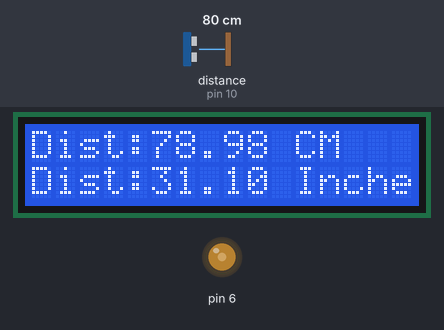
Simulated run of this sketch. Board: Arduino Uno, built with avr-gcc and run on an emulated ATmega328P. On the bench: 16×2 character LCD, output pins drawn as LEDs (lit = HIGH). Wiring (inferred from the names in the program): ultrasonic range finder: trigger pin 9; echo pin 10. Inputs (shaded band) come from the test bench; at power-on: distance to the obstacle (sensor on pin 10) 80 cm. The echo pulse lasts 58.3 µs per cm; pins used as bus, display or sensor lines are not drawn; what the sketch prints to the serial monitor is not drawn.

Above: at 1.2 s.
1.3 s: distance to the obstacle (sensor on pin 10) set to 2 cm
At 2.4 s:
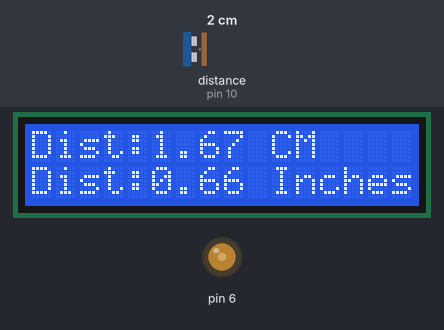
5.4 s: distance to the obstacle (sensor on pin 10) set to 4 cm
At 7.4 s:
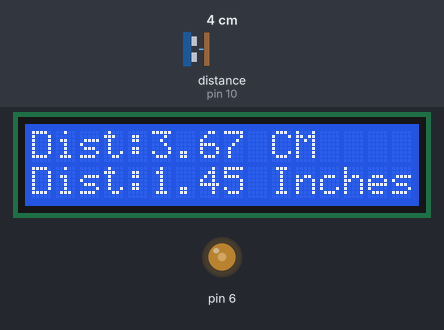
8.6 s: distance to the obstacle (sensor on pin 10) set to 9 cm
At 9.4 s:
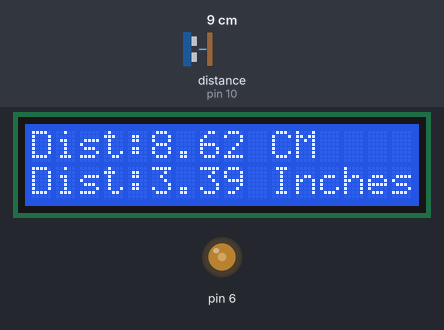
Timing chart, 0 to 11.6 s (numbered marks = the images above; inputs shaded):
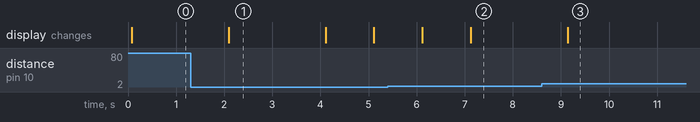

Measured:
- after the input at 1.3 s, the display: changes after 0.79 s (image 1)
- after the input at 5.4 s, the display: first changes after 0.72 s (image 2 shows a later state)
- after the input at 8.6 s, the display: changes after 0.54 s (image 3)
- what the display in image 1 shows lasts 2.0 s, from 2.1 s to 4.1 s

The sketch:

LCD_Distance_UltraSonic.ino
```cpp
#include <LiquidCrystal.h>
int Contrast = 100;
LiquidCrystal lcd(12, 11, 5, 4, 3, 2);

#define echoPin 10 // attach pin D2 Arduino to pin Echo of HC-SR04
#define trigPin 9 //attach pin D3 Arduino to pin Trig of HC-SR04

// defines variables
long duration; // variable for the duration of sound wave travel
float distance; // variable for the distance measurement

void setup() {
  analogWrite(6, Contrast);
  lcd.begin (16, 2);

  pinMode(trigPin, OUTPUT); // Sets the trigPin as an OUTPUT
  pinMode(echoPin, INPUT); // Sets the echoPin as an INPUT
  Serial.begin(9600); // // Serial Communication is starting with 9600 of baudrate speed

}
void loop() {
  // Clears the trigPin condition
  digitalWrite(trigPin, LOW);
  delayMicroseconds(2);
  // Sets the trigPin HIGH (ACTIVE) for 10 microseconds
  digitalWrite(trigPin, HIGH);
  delayMicroseconds(10);
  digitalWrite(trigPin, LOW);
  // Reads the echoPin, returns the sound wave travel time in microseconds
  duration = pulseIn(echoPin, HIGH);
  // Calculating the distance
  distance = duration * 0.034 / 2.0; // Speed of sound wave divided by 2 (go and back)
  // Displays the distance on the Serial Monitor
  Serial.print("Dist:");
  Serial.print(distance);
  Serial.println(" cm");
  lcd.setCursor(0,0);
  lcd.print("Dist:");
  lcd.print(distance);
  lcd.print(" CM    ");
  distance = distance * 0.3937;
  lcd.setCursor(0,1);
  lcd.print("Dist:");
  lcd.print(distance);
  lcd.print(" Inches    ");

  delay(1000);
}
```
